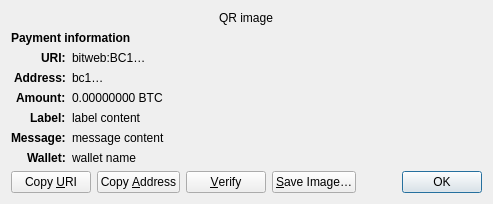
<?xml version="1.0" encoding="UTF-8"?>
<ui version="4.0">
 <class>ReceiveRequestDialog</class>
 <widget class="QDialog" name="ReceiveRequestDialog">
  <property name="geometry">
   <rect>
    <x>0</x>
    <y>0</y>
    <width>413</width>
    <height>229</height>
   </rect>
  </property>
  <property name="windowTitle">
   <string>Request payment to …</string>
  </property>
  <layout class="QGridLayout" name="gridLayout" columnstretch="0,1">
   <property name="sizeConstraint">
    <enum>QLayout::SetFixedSize</enum>
   </property>
   <item row="0" column="0" colspan="2" alignment="Qt::AlignHCenter">
    <widget class="QRImageWidget" name="qr_code">
     <property name="text">
      <string notr="true">QR image</string>
     </property>
     <property name="textInteractionFlags">
      <set>Qt::NoTextInteraction</set>
     </property>
    </widget>
   </item>
   <item row="1" column="0" colspan="2">
    <widget class="QLabel" name="payment_header">
     <property name="font">
      <font>
       <weight>75</weight>
       <bold>true</bold>
      </font>
     </property>
     <property name="text">
      <string>Payment information</string>
     </property>
     <property name="textInteractionFlags">
      <set>Qt::NoTextInteraction</set>
     </property>
    </widget>
   </item>
   <item row="2" column="0" alignment="Qt::AlignRight|Qt::AlignTop">
    <widget class="QLabel" name="uri_tag">
     <property name="font">
      <font>
       <weight>75</weight>
       <bold>true</bold>
      </font>
     </property>
     <property name="text">
      <string notr="true">URI:</string>
     </property>
     <property name="textFormat">
      <enum>Qt::PlainText</enum>
     </property>
     <property name="textInteractionFlags">
      <set>Qt::NoTextInteraction</set>
     </property>
    </widget>
   </item>
   <item row="2" column="1" alignment="Qt::AlignTop">
    <widget class="QLabel" name="uri_content">
     <property name="text">
      <string notr="true">bitweb:BC1…</string>
     </property>
     <property name="textFormat">
      <enum>Qt::RichText</enum>
     </property>
     <property name="wordWrap">
      <bool>true</bool>
     </property>
     <property name="textInteractionFlags">
      <set>Qt::TextSelectableByMouse</set>
     </property>
    </widget>
   </item>
   <item row="3" column="0" alignment="Qt::AlignRight|Qt::AlignTop">
    <widget class="QLabel" name="address_tag">
     <property name="font">
      <font>
       <weight>75</weight>
       <bold>true</bold>
      </font>
     </property>
     <property name="text">
      <string>Address:</string>
     </property>
     <property name="textInteractionFlags">
      <set>Qt::NoTextInteraction</set>
     </property>
    </widget>
   </item>
   <item row="3" column="1" alignment="Qt::AlignTop">
    <widget class="QLabel" name="address_content">
     <property name="text">
      <string notr="true">bc1…</string>
     </property>
     <property name="textFormat">
      <enum>Qt::PlainText</enum>
     </property>
     <property name="textInteractionFlags">
      <set>Qt::TextSelectableByMouse</set>
     </property>
    </widget>
   </item>
   <item row="4" column="0" alignment="Qt::AlignRight|Qt::AlignTop">
    <widget class="QLabel" name="amount_tag">
     <property name="font">
      <font>
       <weight>75</weight>
       <bold>true</bold>
      </font>
     </property>
     <property name="text">
      <string>Amount:</string>
     </property>
     <property name="textInteractionFlags">
      <set>Qt::NoTextInteraction</set>
     </property>
    </widget>
   </item>
   <item row="4" column="1" alignment="Qt::AlignTop">
    <widget class="QLabel" name="amount_content">
     <property name="text">
      <string notr="true">0.00000000 BTC</string>
     </property>
     <property name="textFormat">
      <enum>Qt::PlainText</enum>
     </property>
     <property name="textInteractionFlags">
      <set>Qt::TextSelectableByMouse</set>
     </property>
    </widget>
   </item>
   <item row="5" column="0" alignment="Qt::AlignRight|Qt::AlignTop">
    <widget class="QLabel" name="label_tag">
     <property name="font">
      <font>
       <weight>75</weight>
       <bold>true</bold>
      </font>
     </property>
     <property name="text">
      <string>Label:</string>
     </property>
     <property name="textInteractionFlags">
      <set>Qt::NoTextInteraction</set>
     </property>
    </widget>
   </item>
   <item row="5" column="1" alignment="Qt::AlignTop">
    <widget class="QLabel" name="label_content">
     <property name="text">
      <string notr="true">label content</string>
     </property>
     <property name="textFormat">
      <enum>Qt::PlainText</enum>
     </property>
     <property name="wordWrap">
      <bool>true</bool>
     </property>
     <property name="textInteractionFlags">
      <set>Qt::TextSelectableByMouse</set>
     </property>
    </widget>
   </item>
   <item row="6" column="0" alignment="Qt::AlignRight|Qt::AlignTop">
    <widget class="QLabel" name="message_tag">
     <property name="font">
      <font>
       <weight>75</weight>
       <bold>true</bold>
      </font>
     </property>
     <property name="text">
      <string>Message:</string>
     </property>
     <property name="textInteractionFlags">
      <set>Qt::NoTextInteraction</set>
     </property>
    </widget>
   </item>
   <item row="6" column="1" alignment="Qt::AlignTop">
    <widget class="QLabel" name="message_content">
     <property name="text">
      <string notr="true">message content</string>
     </property>
     <property name="textFormat">
      <enum>Qt::PlainText</enum>
     </property>
     <property name="wordWrap">
      <bool>true</bool>
     </property>
     <property name="textInteractionFlags">
      <set>Qt::TextSelectableByMouse</set>
     </property>
    </widget>
   </item>
   <item row="7" column="0" alignment="Qt::AlignRight|Qt::AlignTop">
    <widget class="QLabel" name="wallet_tag">
     <property name="font">
      <font>
       <weight>75</weight>
       <bold>true</bold>
      </font>
     </property>
     <property name="text">
      <string>Wallet:</string>
     </property>
     <property name="textInteractionFlags">
      <set>Qt::NoTextInteraction</set>
     </property>
    </widget>
   </item>
   <item row="7" column="1" alignment="Qt::AlignTop">
    <widget class="QLabel" name="wallet_content">
     <property name="text">
      <string notr="true">wallet name</string>
     </property>
     <property name="textFormat">
      <enum>Qt::PlainText</enum>
     </property>
     <property name="wordWrap">
      <bool>true</bool>
     </property>
     <property name="textInteractionFlags">
      <set>Qt::TextSelectableByMouse</set>
     </property>
    </widget>
   </item>
   <item row="8" column="0" colspan="2">
    <layout class="QHBoxLayout" name="horizontalLayout">
     <item>
      <widget class="QPushButton" name="btnCopyURI">
       <property name="text">
        <string>Copy &amp;URI</string>
       </property>
       <property name="autoDefault">
        <bool>false</bool>
       </property>
      </widget>
     </item>
     <item>
      <widget class="QPushButton" name="btnCopyAddress">
       <property name="text">
        <string>Copy &amp;Address</string>
       </property>
       <property name="autoDefault">
        <bool>false</bool>
       </property>
      </widget>
     </item>
     <item>
      <widget class="QPushButton" name="btnVerify">
       <property name="text">
        <string>&amp;Verify</string>
       </property>
       <property name="toolTip">
        <string>Verify this address on e.g. a hardware wallet screen</string>
       </property>
       <property name="autoDefault">
        <bool>false</bool>
       </property>
      </widget>
     </item>
     <item>
      <widget class="QPushButton" name="btnSaveAs">
       <property name="text">
        <string>&amp;Save Image…</string>
       </property>
       <property name="autoDefault">
        <bool>false</bool>
       </property>
      </widget>
     </item>
     <item>
      <spacer name="horizontalSpacer_2">
       <property name="orientation">
        <enum>Qt::Horizontal</enum>
       </property>
       <property name="sizeHint" stdset="0">
        <size>
         <width>40</width>
         <height>20</height>
        </size>
       </property>
      </spacer>
     </item>
     <item>
      <widget class="QDialogButtonBox" name="buttonBox">
       <property name="focusPolicy">
        <enum>Qt::StrongFocus</enum>
       </property>
       <property name="standardButtons">
        <set>QDialogButtonBox::Ok</set>
       </property>
      </widget>
     </item>
    </layout>
   </item>
  </layout>
 </widget>
 <customwidgets>
  <customwidget>
   <class>QRImageWidget</class>
   <extends>QLabel</extends>
   <header>qt/qrimagewidget.h</header>
  </customwidget>
 </customwidgets>
 <tabstops>
  <tabstop>buttonBox</tabstop>
  <tabstop>btnCopyURI</tabstop>
  <tabstop>btnCopyAddress</tabstop>
  <tabstop>btnSaveAs</tabstop>
 </tabstops>
 <resources/>
 <connections>
  <connection>
   <sender>buttonBox</sender>
   <signal>accepted()</signal>
   <receiver>ReceiveRequestDialog</receiver>
   <slot>accept()</slot>
   <hints>
    <hint type="sourcelabel">
     <x>135</x>
     <y>230</y>
    </hint>
    <hint type="destinationlabel">
     <x>135</x>
     <y>126</y>
    </hint>
   </hints>
  </connection>
 </connections>
</ui>
